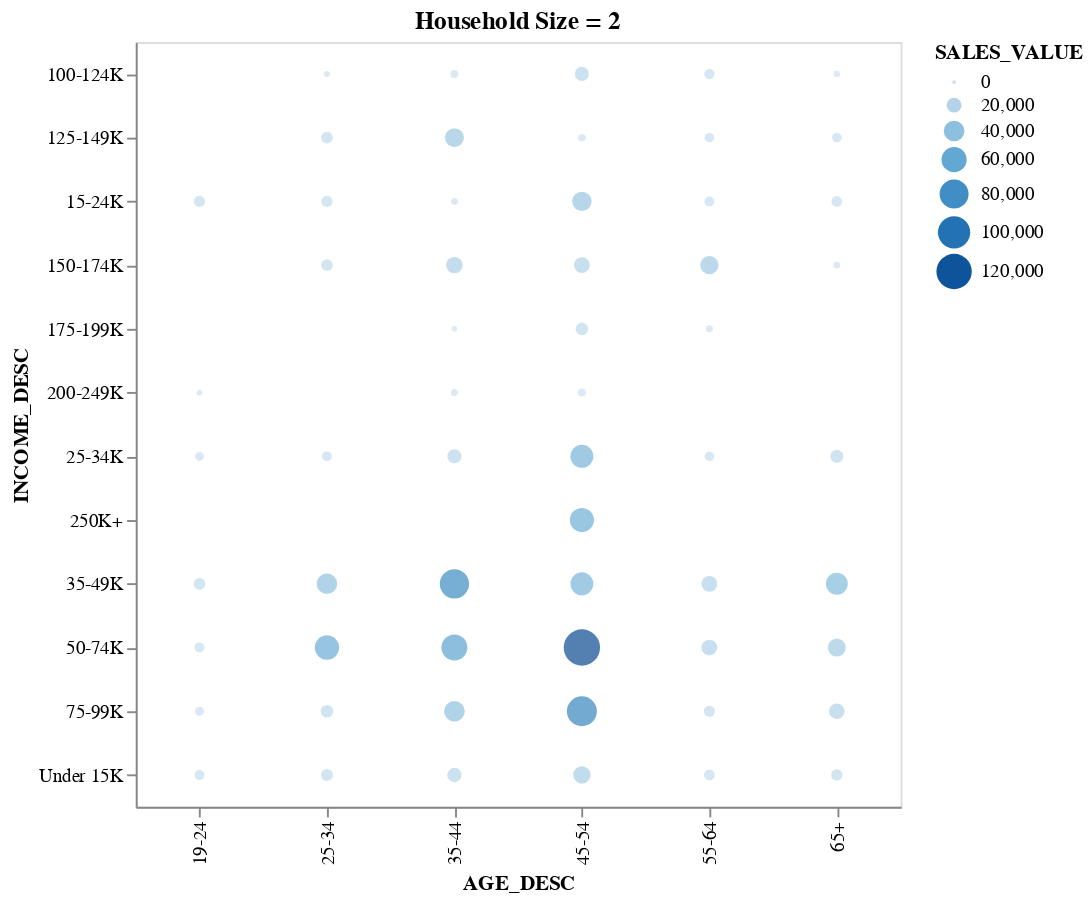

The notebook cell saved with this chart:
### Code cell
data = merged.groupby(['AGE_DESC', 'INCOME_DESC', 'HOUSEHOLD_SIZE_DESC'], as_index=False)['SALES_VALUE'].sum()
data1 = data[data.HOUSEHOLD_SIZE_DESC == '2']
alt.Chart(data1).mark_circle().encode(x = 'AGE_DESC', y = 'INCOME_DESC', color = 'SALES_VALUE', size = 'SALES_VALUE').properties(width =400, height=400, title = 'Household Size = 2')

### Figure 1 — Vega-Lite specification as saved in the notebook (floating-point values rounded to 4 significant figures)
{"config": {"view": {"continuousWidth": 400, "continuousHeight": 300}}, "data": {"name": "data-0f410924e9a7aa3a821738ee9f40ae25"}, "mark": "circle", "encoding": {"color": {"field": "SALES_VALUE", "type": "quantitative"}, "size": {"field": "SALES_VALUE", "type": "quantitative"}, "x": {"field": "AGE_DESC", "type": "nominal"}, "y": {"field": "INCOME_DESC", "type": "nominal"}}, "height": 400, "title": "Household Size = 2", "width": 400, "$schema": "https://vega.github.io/schema/vega-lite/v4.17.0.json", "datasets": {"data-0f410924e9a7aa3a821738ee9f40ae25": [{"AGE_DESC": "19-24", "INCOME_DESC": "15-24K", "HOUSEHOLD_SIZE_DESC": "2", "SALES_VALUE": 10550.0}, {"AGE_DESC": "19-24", "INCOME_DESC": "200-249K", "HOUSEHOLD_SIZE_DESC": "2", "SALES_VALUE": 1833.0}, {"AGE_DESC": "19-24", "INCOME_DESC": "25-34K", "HOUSEHOLD_SIZE_DESC": "2", "SALES_VALUE": 5841.0}, {"AGE_DESC": "19-24", "INCOME_DESC": "35-49K", "HOUSEHOLD_SIZE_DESC": "2", "SALES_VALUE": 11810.0}, {"AGE_DESC": "19-24", "INCOME_DESC": "50-74K", "HOUSEHOLD_SIZE_DESC": "2", "SALES_VALUE": 8540.0}, {"AGE_DESC": "19-24", "INCOME_DESC": "75-99K", "HOUSEHOLD_SIZE_DESC": "2", "SALES_VALUE": 6240.0}, {"AGE_DESC": "19-24", "INCOME_DESC": "Under 15K", "HOUSEHOLD_SIZE_DESC": "2", "SALES_VALUE": 8038.0}, {"AGE_DESC": "25-34", "INCOME_DESC": "100-124K", "HOUSEHOLD_SIZE_DESC": "2", "SALES_VALUE": 2007.0}, {"AGE_DESC": "25-34", "INCOME_DESC": "125-149K", "HOUSEHOLD_SIZE_DESC": "2", "SALES_VALUE": 11770.0}, {"AGE_DESC": "25-34", "INCOME_DESC": "15-24K", "HOUSEHOLD_SIZE_DESC": "2", "SALES_VALUE": 10610.0}, {"AGE_DESC": "25-34", "INCOME_DESC": "150-174K", "HOUSEHOLD_SIZE_DESC": "2", "SALES_VALUE": 11520.0}, {"AGE_DESC": "25-34", "INCOME_DESC": "25-34K", "HOUSEHOLD_SIZE_DESC": "2", "SALES_VALUE": 7973.0}, {"AGE_DESC": "25-34", "INCOME_DESC": "35-49K", "HOUSEHOLD_SIZE_DESC": "2", "SALES_VALUE": 39190.0}, {"AGE_DESC": "25-34", "INCOME_DESC": "50-74K", "HOUSEHOLD_SIZE_DESC": "2", "SALES_VALUE": 56390.0}, {"AGE_DESC": "25-34", "INCOME_DESC": "75-99K", "HOUSEHOLD_SIZE_DESC": "2", "SALES_VALUE": 13980.0}, {"AGE_DESC": "25-34", "INCOME_DESC": "Under 15K", "HOUSEHOLD_SIZE_DESC": "2", "SALES_VALUE": 12410.0}, {"AGE_DESC": "35-44", "INCOME_DESC": "100-124K", "HOUSEHOLD_SIZE_DESC": "2", "SALES_VALUE": 4819.0}, {"AGE_DESC": "35-44", "INCOME_DESC": "125-149K", "HOUSEHOLD_SIZE_DESC": "2", "SALES_VALUE": 33560.0}, {"AGE_DESC": "35-44", "INCOME_DESC": "15-24K", "HOUSEHOLD_SIZE_DESC": "2", "SALES_VALUE": 3283.0}, {"AGE_DESC": "35-44", "INCOME_DESC": "150-174K", "HOUSEHOLD_SIZE_DESC": "2", "SALES_VALUE": 24900.0}, {"AGE_DESC": "35-44", "INCOME_DESC": "175-199K", "HOUSEHOLD_SIZE_DESC": "2", "SALES_VALUE": 1648.0}, {"AGE_DESC": "35-44", "INCOME_DESC": "200-249K", "HOUSEHOLD_SIZE_DESC": "2", "SALES_VALUE": 3552.0}, {"AGE_DESC": "35-44", "INCOME_DESC": "25-34K", "HOUSEHOLD_SIZE_DESC": "2", "SALES_VALUE": 17870.0}, {"AGE_DESC": "35-44", "INCOME_DESC": "35-49K", "HOUSEHOLD_SIZE_DESC": "2", "SALES_VALUE": 81930.0}, {"AGE_DESC": "35-44", "INCOME_DESC": "50-74K", "HOUSEHOLD_SIZE_DESC": "2", "SALES_VALUE": 63950.0}, {"AGE_DESC": "35-44", "INCOME_DESC": "75-99K", "HOUSEHOLD_SIZE_DESC": "2", "SALES_VALUE": 40220.0}, {"AGE_DESC": "35-44", "INCOME_DESC": "Under 15K", "HOUSEHOLD_SIZE_DESC": "2", "SALES_VALUE": 18830.0}, {"AGE_DESC": "45-54", "INCOME_DESC": "100-124K", "HOUSEHOLD_SIZE_DESC": "2", "SALES_VALUE": 18060.0}, {"AGE_DESC": "45-54", "INCOME_DESC": "125-149K", "HOUSEHOLD_SIZE_DESC": "2", "SALES_VALUE": 4138.0}, {"AGE_DESC": "45-54", "INCOME_DESC": "15-24K", "HOUSEHOLD_SIZE_DESC": "2", "SALES_VALUE": 34870.0}, {"AGE_DESC": "45-54", "INCOME_DESC": "150-174K", "HOUSEHOLD_SIZE_DESC": "2", "SALES_VALUE": 22880.0}, {"AGE_DESC": "45-54", "INCOME_DESC": "175-199K", "HOUSEHOLD_SIZE_DESC": "2", "SALES_VALUE": 13930.0}, {"AGE_DESC": "45-54", "INCOME_DESC": "200-249K", "HOUSEHOLD_SIZE_DESC": "2", "SALES_VALUE": 4688.0}, {"AGE_DESC": "45-54", "INCOME_DESC": "25-34K", "HOUSEHOLD_SIZE_DESC": "2", "SALES_VALUE": 49670.0}, {"AGE_DESC": "45-54", "INCOME_DESC": "250K+", "HOUSEHOLD_SIZE_DESC": "2", "SALES_VALUE": 55210.0}, {"AGE_DESC": "45-54", "INCOME_DESC": "35-49K", "HOUSEHOLD_SIZE_DESC": "2", "SALES_VALUE": 49360.0}, {"AGE_DESC": "45-54", "INCOME_DESC": "50-74K", "HOUSEHOLD_SIZE_DESC": "2", "SALES_VALUE": 126800.0}, {"AGE_DESC": "45-54", "INCOME_DESC": "75-99K", "HOUSEHOLD_SIZE_DESC": "2", "SALES_VALUE": 85860.0}, {"AGE_DESC": "45-54", "INCOME_DESC": "Under 15K", "HOUSEHOLD_SIZE_DESC": "2", "SALES_VALUE": 27720.0}, {"AGE_DESC": "55-64", "INCOME_DESC": "100-124K", "HOUSEHOLD_SIZE_DESC": "2", "SALES_VALUE": 8797.0}, {"AGE_DESC": "55-64", "INCOME_DESC": "125-149K", "HOUSEHOLD_SIZE_DESC": "2", "SALES_VALUE": 7171.0}, {"AGE_DESC": "55-64", "INCOME_DESC": "15-24K", "HOUSEHOLD_SIZE_DESC": "2", "SALES_VALUE": 8061.0}, {"AGE_DESC": "55-64", "INCOME_DESC": "150-174K", "HOUSEHOLD_SIZE_DESC": "2", "SALES_VALUE": 31140.0}, {"AGE_DESC": "55-64", "INCOME_DESC": "175-199K", "HOUSEHOLD_SIZE_DESC": "2", "SALES_VALUE": 3335.0}, {"AGE_DESC": "55-64", "INCOME_DESC": "25-34K", "HOUSEHOLD_SIZE_DESC": "2", "SALES_VALUE": 7411.0}, {"AGE_DESC": "55-64", "INCOME_DESC": "35-49K", "HOUSEHOLD_SIZE_DESC": "2", "SALES_VALUE": 22780.0}, {"AGE_DESC": "55-64", "INCOME_DESC": "50-74K", "HOUSEHOLD_SIZE_DESC": "2", "SALES_VALUE": 22860.0}, {"AGE_DESC": "55-64", "INCOME_DESC": "75-99K", "HOUSEHOLD_SIZE_DESC": "2", "SALES_VALUE": 10710.0}, {"AGE_DESC": "55-64", "INCOME_DESC": "Under 15K", "HOUSEHOLD_SIZE_DESC": "2", "SALES_VALUE": 10070.0}, {"AGE_DESC": "65+", "INCOME_DESC": "100-124K", "HOUSEHOLD_SIZE_DESC": "2", "SALES_VALUE": 2487.0}, {"AGE_DESC": "65+", "INCOME_DESC": "125-149K", "HOUSEHOLD_SIZE_DESC": "2", "SALES_VALUE": 7590.0}, {"AGE_DESC": "65+", "INCOME_DESC": "15-24K", "HOUSEHOLD_SIZE_DESC": "2", "SALES_VALUE": 9405.0}, {"AGE_DESC": "65+", "INCOME_DESC": "150-174K", "HOUSEHOLD_SIZE_DESC": "2", "SALES_VALUE": 3096.0}, {"AGE_DESC": "65+", "INCOME_DESC": "25-34K", "HOUSEHOLD_SIZE_DESC": "2", "SALES_VALUE": 15080.0}, {"AGE_DESC": "65+", "INCOME_DESC": "35-49K", "HOUSEHOLD_SIZE_DESC": "2", "SALES_VALUE": 45020.0}, {"AGE_DESC": "65+", "INCOME_DESC": "50-74K", "HOUSEHOLD_SIZE_DESC": "2", "SALES_VALUE": 30020.0}, {"AGE_DESC": "65+", "INCOME_DESC": "75-99K", "HOUSEHOLD_SIZE_DESC": "2", "SALES_VALUE": 22170.0}, {"AGE_DESC": "65+", "INCOME_DESC": "Under 15K", "HOUSEHOLD_SIZE_DESC": "2", "SALES_VALUE": 11420.0}]}}
